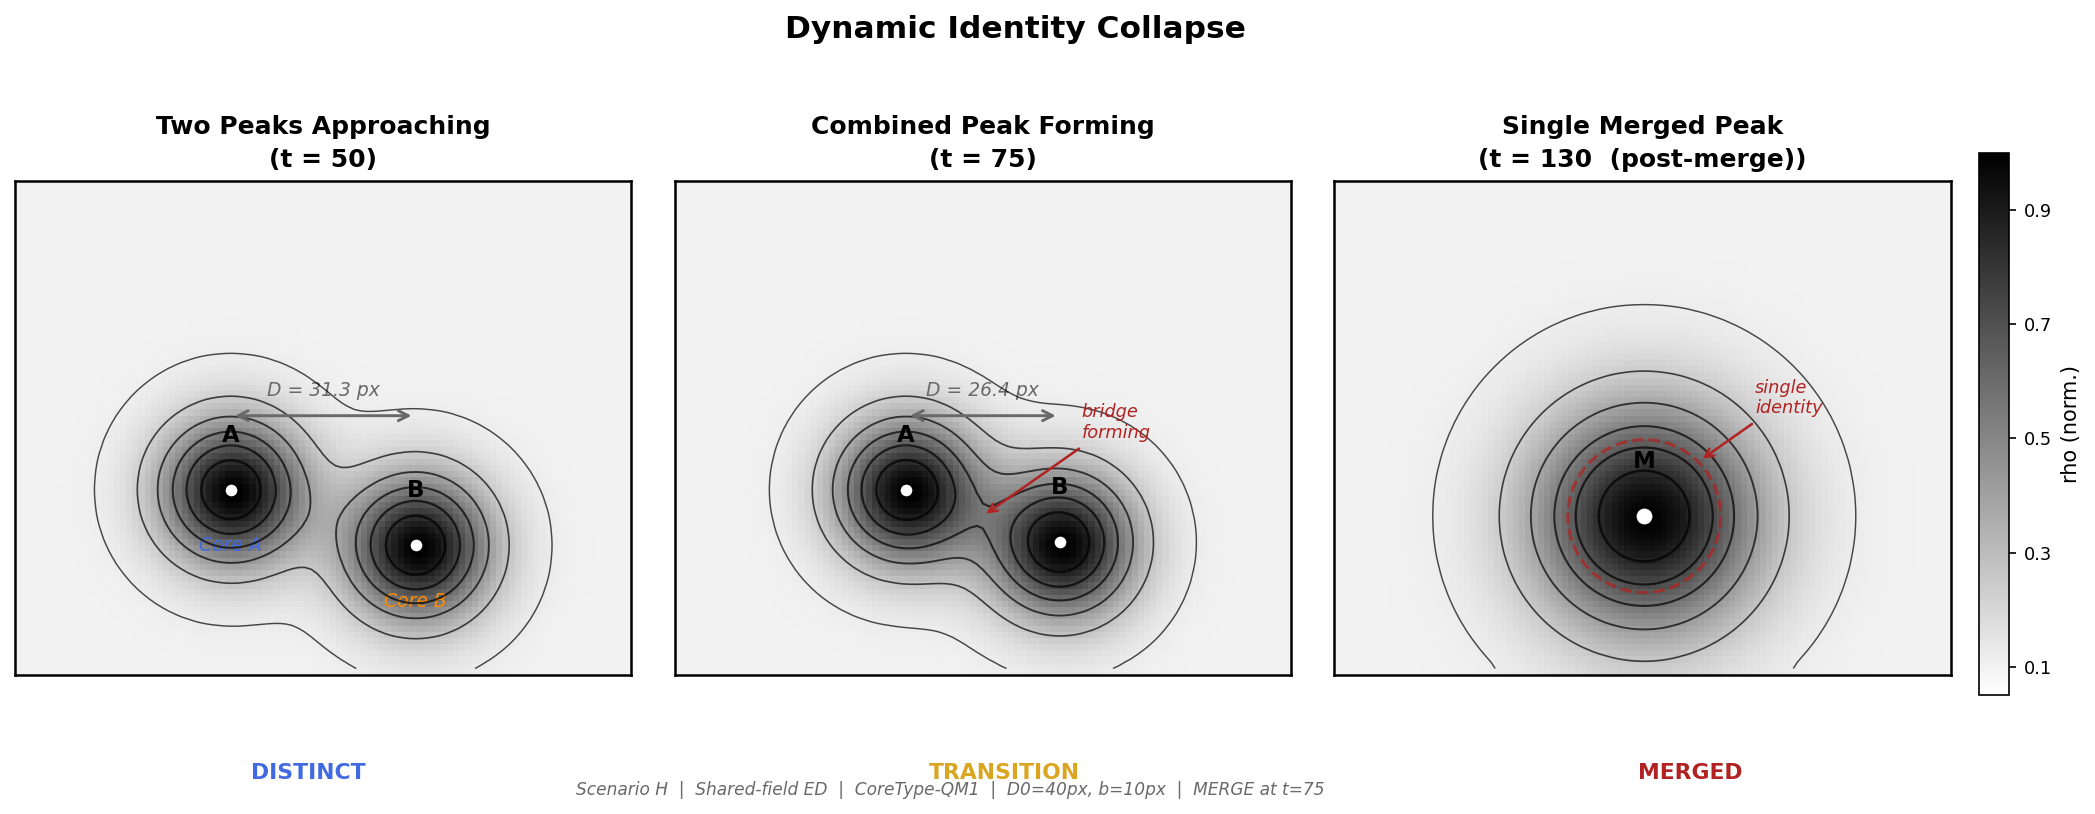

Python code for this plot:
import numpy as np
import matplotlib
matplotlib.use('Agg')
import matplotlib.pyplot as plt

try:
    from scipy.ndimage import gaussian_filter
    HAS_SCIPY = True
except ImportError:
    HAS_SCIPY = False

GR, GC   = 80, 100
R_CORE   = 8.0;  AMP = 0.90;  BG = 0.10;  SHIFT = 0.1
ROW_A0   = 50.0; COL_A0 = 30.0
ROW_B0   = 60.0; COL_B0 = 70.0
TAU_ROW  = 480.0
MERGE_T  = 75

ri, ci = np.ogrid[0:GR, 0:GC]
EXT    = [0, GC, GR, 0]

def gauss(r0, c0, amp=AMP, R=R_CORE):
    return amp * np.exp(-((ri - r0)**2 + (ci - c0)**2) / (2.0 * R**2))

def core_pos(t):
    cA = COL_A0 + SHIFT * t
    cB = COL_B0 - SHIFT * t
    rA = ROW_A0
    rB = ROW_A0 + (ROW_B0 - ROW_A0) * np.exp(-t / TAU_ROW)
    return (rA, cA), (rB, cB)

def two_peak_field(t):
    (rA, cA), (rB, cB) = core_pos(t)
    p = np.clip(BG + gauss(rA, cA) + gauss(rB, cB), 0, 1)
    if HAS_SCIPY:
        p = np.clip(gaussian_filter(p, sigma=0.5), 0, 1)
    return p, (rA, cA), (rB, cB)

def merged_field():
    (rA, cA), (rB, cB) = core_pos(MERGE_T)
    r_m = (rA + rB) / 2.0
    c_m = (cA + cB) / 2.0 + SHIFT * 0.05 * 55
    R_merge   = R_CORE * 1.55
    amp_merge = min(AMP * 1.6, 1.0 - BG)
    p = np.clip(BG + gauss(r_m, c_m, amp=amp_merge, R=R_merge), 0, 1)
    if HAS_SCIPY:
        p = np.clip(gaussian_filter(p, sigma=1.0), 0, 1)
    return p, (r_m, c_m)

T1, T2 = 50, 75
p1, (rA1, cA1), (rB1, cB1) = two_peak_field(T1)
p2, (rA2, cA2), (rB2, cB2) = two_peak_field(T2)
p3, (rM, cM)               = merged_field()
D1 = np.hypot(cB1 - cA1, rB1 - rA1)
D2 = np.hypot(cB2 - cA2, rB2 - rA2)

fig, axes = plt.subplots(1, 3, figsize=(14.5, 5.4),
                         gridspec_kw=dict(wspace=0.07,
                                          left=0.04, right=0.93,
                                          top=0.82, bottom=0.10))
fig.patch.set_facecolor('white')

CMAP_P = 'gray_r'
LEVELS = [0.12, 0.25, 0.40, 0.55, 0.70, 0.85]
VN, VX = 0.05, 1.0

# ── Panel data ────────────────────────────────────────────────────────────────
panels = [
    dict(p=p1, title='Two Peaks Approaching',
         sub='t = %d' % T1,
         markers=[(cA1, rA1, 'A'), (cB1, rB1, 'B')],
         stage='approaching', D=D1),
    dict(p=p2, title='Combined Peak Forming',
         sub='t = %d' % T2,
         markers=[(cA2, rA2, 'A'), (cB2, rB2, 'B')],
         stage='forming', D=D2),
    dict(p=p3, title='Single Merged Peak',
         sub='t = %d  (post-merge)' % (T2 + 55),
         markers=[(cM, rM, 'M')],
         stage='merged', D=None),
]

for ax, panel in zip(axes, panels):
    p     = panel['p']
    stage = panel['stage']

    im = ax.imshow(p, cmap=CMAP_P, vmin=VN, vmax=VX,
                   origin='upper', extent=EXT, aspect='equal')

    ax.contour(np.arange(GC), np.arange(GR), p,
               levels=LEVELS, colors='black',
               linewidths=[0.7, 0.8, 0.9, 1.0, 1.1, 1.2],
               alpha=0.70, zorder=4)

    # centroid markers
    for (cx, rx, lab) in panel['markers']:
        ms = 9.0 if stage == 'merged' else 7.0
        ax.plot(cx, rx, 'o', color='white', ms=ms,
                mec='black', mew=1.4, zorder=7)
        ax.text(cx, rx - 7, lab, ha='center', va='bottom',
                fontsize=11, fontweight='bold', color='black', zorder=8)

    # ── stage annotations ─────────────────────────────────────────────────────
    if stage == 'approaching':
        ax.annotate('', xy=(cB1, 38), xytext=(cA1, 38),
                    arrowprops=dict(arrowstyle='<->', color='dimgray',
                                    lw=1.4, mutation_scale=12), zorder=6)
        ax.text((cA1+cB1)/2, 35.5,
                'D = %.1f px' % D1,
                ha='center', va='bottom', fontsize=9,
                color='dimgray', style='italic')
        ax.text(cA1, rA1 + 10, 'Core A', ha='center', fontsize=9,
                color='royalblue', style='italic')
        ax.text(cB1, rB1 + 10, 'Core B', ha='center', fontsize=9,
                color='darkorange', style='italic')

    elif stage == 'forming':
        rm = (rA2 + rB2) / 2.0
        cm = (cA2 + cB2) / 2.0
        ax.annotate('bridge\nforming',
                    xy=(cm, rm), xytext=(cm + 16, rm - 12),
                    fontsize=8.5, color='firebrick',
                    ha='left', va='bottom', style='italic', zorder=8,
                    arrowprops=dict(arrowstyle='->',
                                    color='firebrick',
                                    lw=1.2, mutation_scale=10))
        ax.annotate('', xy=(cB2, 38), xytext=(cA2, 38),
                    arrowprops=dict(arrowstyle='<->', color='dimgray',
                                    lw=1.4, mutation_scale=12), zorder=6)
        ax.text((cA2+cB2)/2, 35.5,
                'D = %.1f px' % D2,
                ha='center', va='bottom', fontsize=9,
                color='dimgray', style='italic')

    elif stage == 'merged':
        theta  = np.linspace(0, 2 * np.pi, 200)
        r_ring = R_CORE * 1.55
        ax.plot(cM + r_ring * np.cos(theta),
                rM + r_ring * np.sin(theta),
                '--', color='firebrick', lw=1.5, alpha=0.72, zorder=6)
        ax.annotate('single\nidentity',
                    xy=(cM + r_ring * 0.72, rM - r_ring * 0.72),
                    xytext=(cM + 18, rM - 16),
                    fontsize=8.5, color='firebrick',
                    ha='left', va='bottom', style='italic', zorder=8,
                    arrowprops=dict(arrowstyle='->',
                                    color='firebrick',
                                    lw=1.2, mutation_scale=10))

    ax.set_title('%s\n(%s)' % (panel['title'], panel['sub']),
                 fontsize=12, fontweight='bold', pad=7, linespacing=1.45)
    ax.set_xticks([]); ax.set_yticks([])
    for sp in ax.spines.values():
        sp.set_linewidth(1.2); sp.set_color('black')

# ── colorbar ──────────────────────────────────────────────────────────────────
cax  = fig.add_axes([0.943, 0.13, 0.014, 0.67])
cbar = fig.colorbar(im, cax=cax)
cbar.set_label('rho (norm.)', fontsize=10)
cbar.ax.tick_params(labelsize=8.5)
cbar.set_ticks([0.1, 0.3, 0.5, 0.7, 0.9])

# ── stage labels ──────────────────────────────────────────────────────────────
for x, slbl, sc in zip([0.175, 0.495, 0.810],
                        ['DISTINCT', 'TRANSITION', 'MERGED'],
                        ['royalblue', 'goldenrod', 'firebrick']):
    fig.text(x, 0.022, slbl, ha='center', va='bottom',
             fontsize=10.5, fontweight='bold', color=sc)

# ── title & caption ───────────────────────────────────────────────────────────
fig.suptitle('Dynamic Identity Collapse', fontsize=15, fontweight='bold', y=0.97)
fig.text(0.47, 0.002,
         'Scenario H  |  Shared-field ED  |  CoreType-QM1  |  '
         'D0=40px, b=10px  |  MERGE at t=75',
         ha='center', va='bottom', fontsize=8.2, color='dimgray', style='italic')

out = r'C:\Users\allen\OneDrive\Desktop\dynamic_identity_collapse.png'
fig.savefig(out, dpi=150, bbox_inches='tight')
print('SUCCESS: saved to ' + out)
